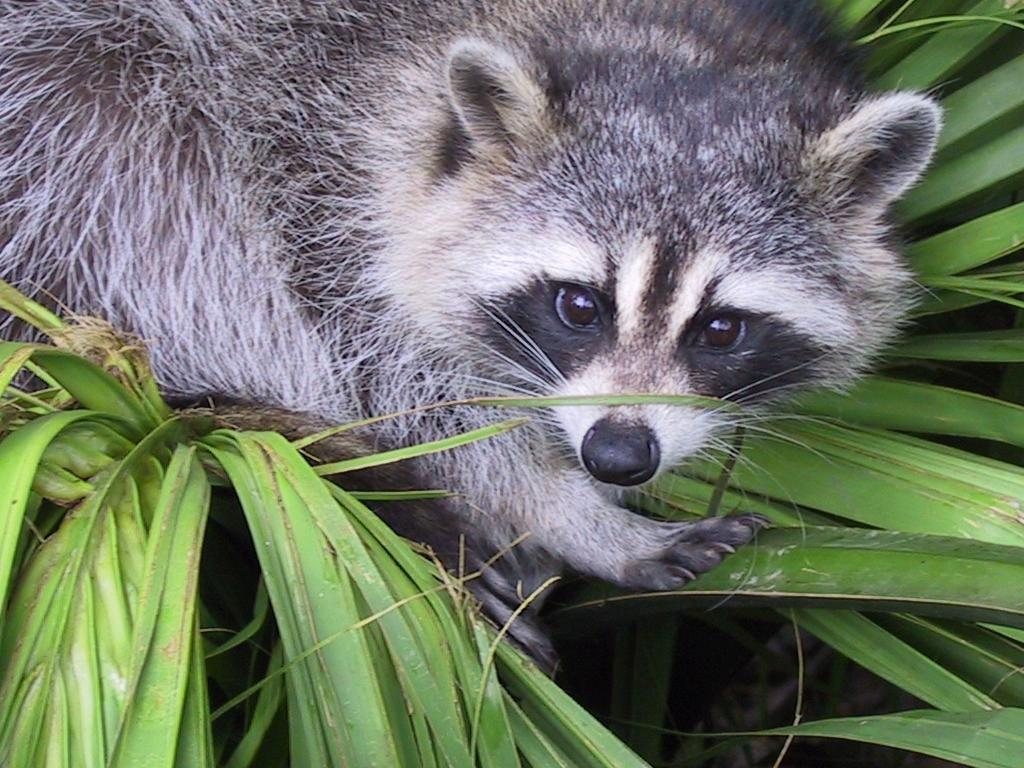
#> input picture Array/ex04/animal.jpeg, 1024 x 768 px
$ python rotate.py
#> lines starting #> are read from the running program, lines starting #| are printed output that depends on the picture
### Array/ex04/load_image.py
from PIL import Image
import numpy as np
import matplotlib.pyplot as plt


def display_image(image_array):
    """
    Display the image using matplotlib.

    Args:
        image_array (numpy.ndarray): The image array to display.
    """
    plt.imshow(image_array, cmap='gray')  # Use a grayscale colormap
    plt.colorbar()
    plt.show()


def ft_load(path: str) -> Image:
    """
    Load an image from the given path using Pillow.

    Args:
        path (str): The path to the image file.

    Returns:
        PIL.Image.Image: The loaded image.
    """
#> called with path = 'animal.jpeg'
    try:
        # Open the image using Pillow
        image = Image.open(path)
#> image is the input picture: PIL image 1024x768 RGB; mean R, G, B 110.7, 117.7, 102.1

        # Get the format and size of the original image
        image_shape = image.size + (len(image.getbands()),)
#> image_shape = (1024, 768, 3)
        image_shape = image_shape[1], image_shape[0], image_shape[2]
#> image_shape = (768, 1024, 3)
        # print(f"The shape of image is: {image_shape}")

        # Convert the image to a numpy array
        image_array = np.array(image)

        # Display the original image
        display_image(image_array)
#> in display_image, `plt.show()`:
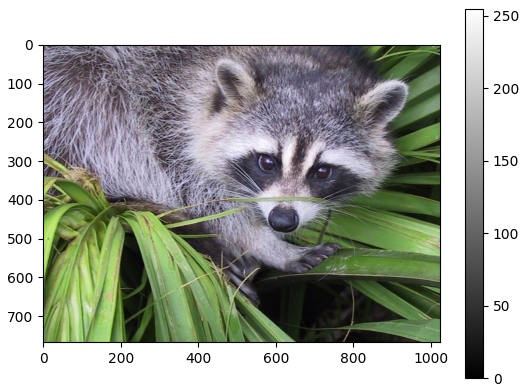
#> figure drawn by matplotlib, 2 panels

        return image
    except Exception as e:
        print(f"Error: {e}")

### Array/ex04/rotate.py
import numpy as np
import matplotlib.pyplot as plt
from load_image import ft_load


def display_image(image_array):
    """
    Display the given image array.

    Args:
        image_array (numpy.ndarray): The image array to display.
    """
    plt.imshow(image_array, cmap='gray')
    plt.colorbar()
    plt.show()


def rotate_image(image_array, start_x, end_x, start_y, end_y):
    """
    Rotate a square part of the image and display it.

    Args:
        image_array (numpy.ndarray): The input image array.
        start_x (int): The starting x-coordinate of the square part.
        end_x (int): The ending x-coordinate of the square part.
        start_y (int): The starting y-coordinate of the square part.
        end_y (int): The ending y-coordinate of the square part.
    """
#> called with start_x = 300, end_x = 700, start_y = 200, end_y = 600
    try:
        square_part = np.array(image_array)[start_y:end_y, start_x:end_x, 0:1]
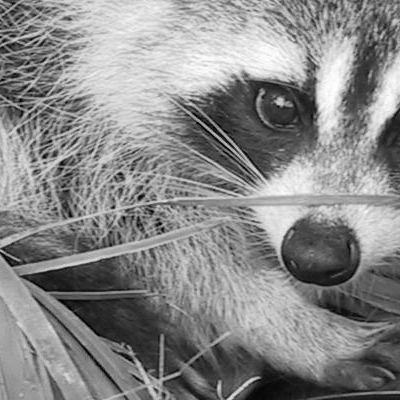
#> square_part: shape (400, 400, 1); min 0, max 255, mean 136.7
        square_shape = square_part.shape
#> square_shape = (400, 400, 1)
        print(f"The shape of image is: {square_shape} or {square_shape[:2]}")
#| The shape of image is: (400, 400, 1) or (400, 400)
        display_image(square_part)
#> in display_image, `plt.show()`:
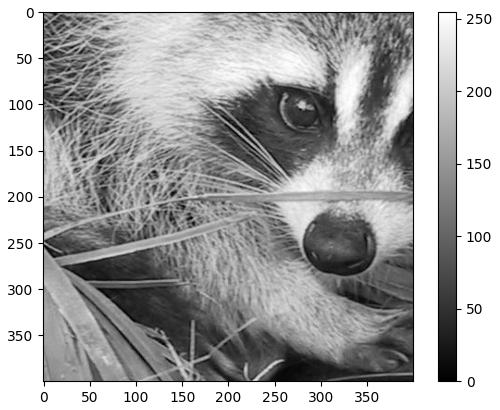
#> figure drawn by matplotlib, 2 panels
        print(square_part)
#> (printed output is left out)
        image_array = image_array.convert('L')
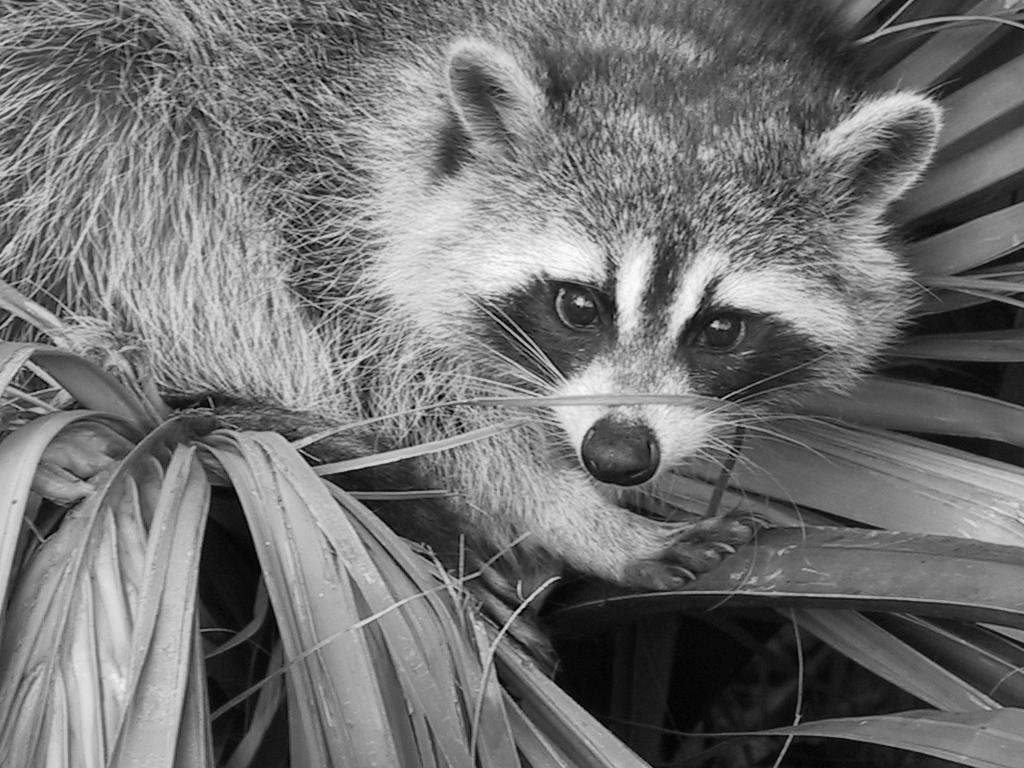
#> image_array: PIL image 1024x768 L; min 0, max 253, mean 113.8
        square_part = np.array(image_array)[start_y:end_y, start_x:end_x]
#> square_part: shape (400, 400)
        transposed_square = np.transpose(square_part)
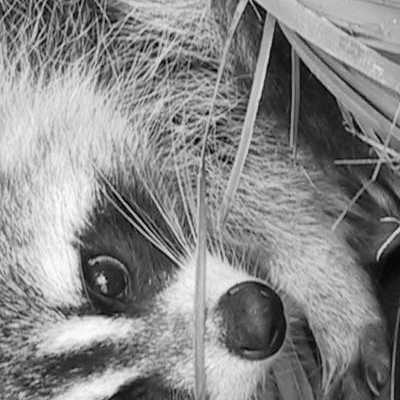
#> transposed_square: shape (400, 400); min 0, max 253, mean 136
        transposed_shape = transposed_square.shape
#> transposed_shape = (400, 400)
        print(f"New shape after Transpose: {transposed_shape}")
#| New shape after Transpose: (400, 400)
        print(transposed_square)
#> (printed output is left out)
        display_image(transposed_square)
#> in display_image (call 2), `plt.show()`:
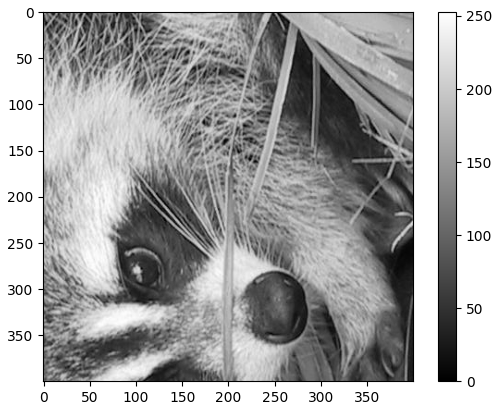
#> figure drawn by matplotlib, 2 panels

    except Exception as e:
        print(f"Error: {e}")


def main():
    """
    Main function to test the rotation of an image.
    """
    try:
        path = "animal.jpeg"
        img = ft_load(path)
        rotate_image(img, 300, 700, 200, 600)
    except Exception as e:
        print(f"Error: {e}")


if __name__ == "__main__":
    main()
